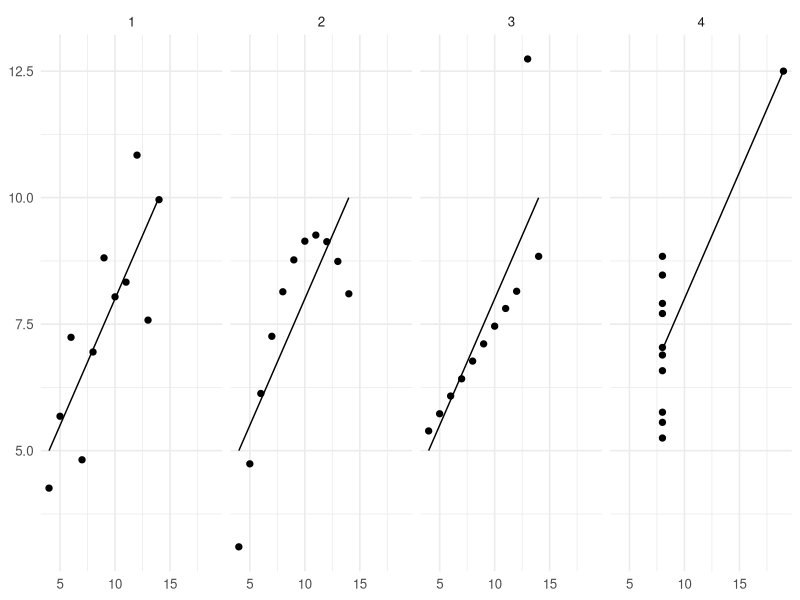
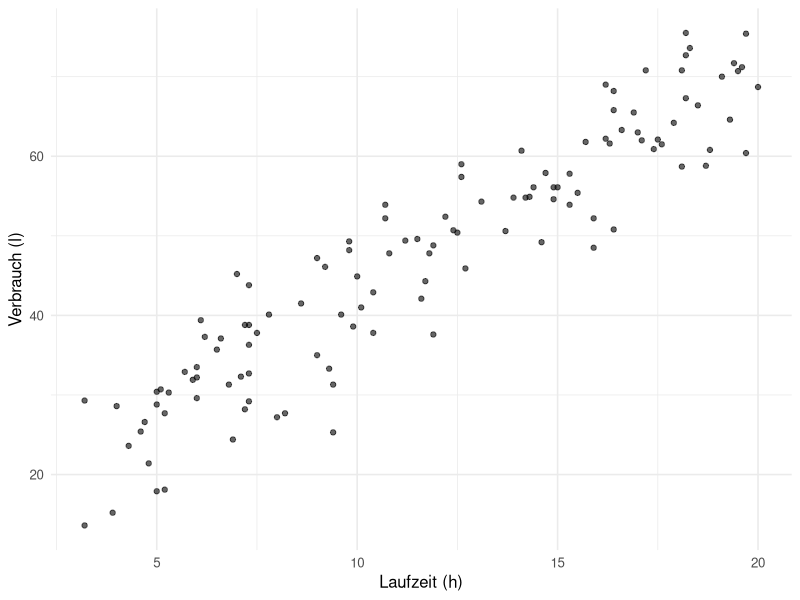
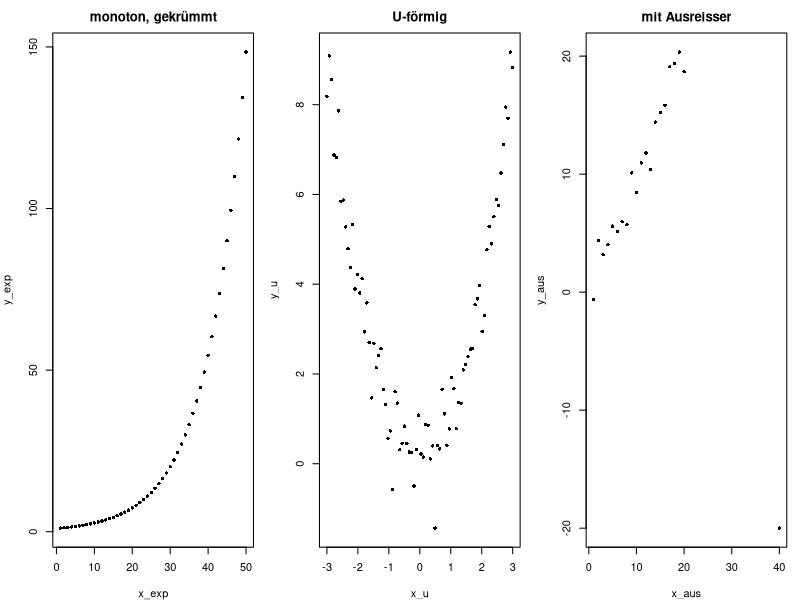
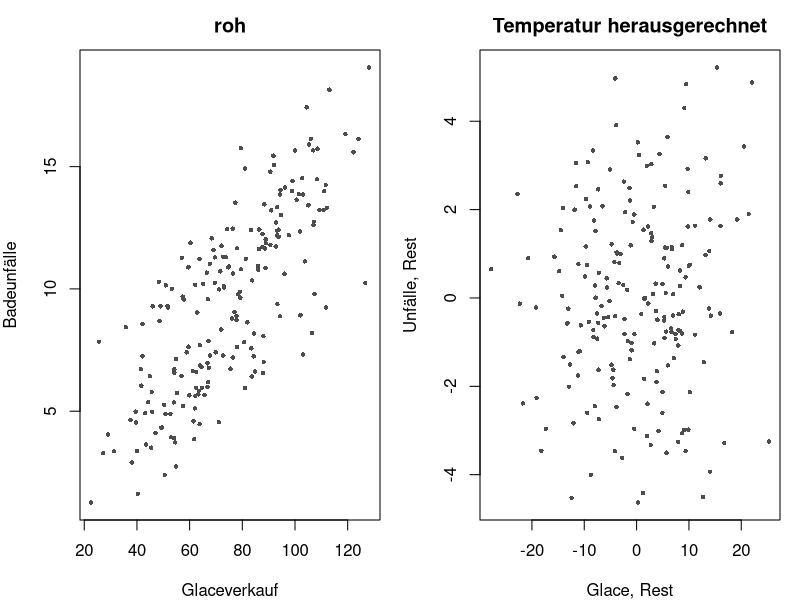

Generate these figures, in order, with R:
## ---- chunk 1
#| label: setup-r
#| include: false
library(ggplot2)
library(dplyr)

theme_set(theme_minimal(base_size = 12))

lehmer <- function(saat, anzahl) {
  s <- saat
  raus <- numeric(anzahl)
  for (k in seq_len(anzahl)) {
    s <- (16807 * s) %% 2147483647
    raus[k] <- s / 2147483647
  }
  raus
}

normalwerte <- function(saat, anzahl, mittel = 0, streuung = 1) {
  mittel + streuung * qnorm(lehmer(saat, anzahl))
}

# 120 Anlagen: Laufzeit und Verbrauch
anlagen <- data.frame(laufzeit = round(3 + 17 * lehmer(6611, 120), 1))
anlagen$verbrauch <- round(14 + 2.8 * anlagen$laufzeit +
                             normalwerte(6612, 120, 0, 6), 1)
## ---- chunk 2
#| label: fig-b1-kor-r
#| fig-cap: "Beispiel 1: vier Datensätze mit gleichem Mittelwert, gleicher Varianz und gleicher Korrelation."
#| fig-height: 2.8
lang <- data.frame(
  satz = rep(1:4, each = 11),
  x = c(anscombe$x1, anscombe$x2, anscombe$x3, anscombe$x4),
  y = c(anscombe$y1, anscombe$y2, anscombe$y3, anscombe$y4)
)

ggplot(lang, aes(x, y)) +
  geom_point(size = 1.8) +
  geom_smooth(method = "lm", formula = y ~ x, se = FALSE,
              colour = "black", linewidth = 0.5) +
  facet_wrap(~ satz, nrow = 1) +
  labs(x = NULL, y = NULL)

lang |>
  group_by(satz) |>
  summarise(mittel_x = mean(x), sd_x = sd(x),
            mittel_y = round(mean(y), 2), sd_y = round(sd(y), 2),
            pearson = round(cor(x, y), 3),
            spearman = round(cor(x, y, method = "spearman"), 3),
            .groups = "drop")
## ---- chunk 3
#| label: fig-b2-kor-r
#| fig-cap: "Beispiel 2: erster Blick auf zwei Merkmale. Die Punktwolke steigt und wirkt geradlinig."
#| fig-height: 3.2
ggplot(anlagen, aes(laufzeit, verbrauch)) +
  geom_point(alpha = 0.6) +
  labs(x = "Laufzeit (h)", y = "Verbrauch (l)")

round(c(
  cov_liter = cov(anlagen$laufzeit, anlagen$verbrauch),
  cov_milliliter = cov(anlagen$laufzeit, anlagen$verbrauch * 1000),
  r_liter = cor(anlagen$laufzeit, anlagen$verbrauch),
  r_milliliter = cor(anlagen$laufzeit, anlagen$verbrauch * 1000)
), 4)

# Die Korrelation von Hand, zur Kontrolle
round(cov(anlagen$laufzeit, anlagen$verbrauch) /
        (sd(anlagen$laufzeit) * sd(anlagen$verbrauch)), 4)

round(c(sd_laufzeit = sd(anlagen$laufzeit), sd_verbrauch = sd(anlagen$verbrauch),
        r_quadrat = cor(anlagen$laufzeit, anlagen$verbrauch)^2), 4)
## ---- chunk 4
#| label: fig-b3-kor-r
#| fig-cap: "Beispiel 3: gekrümmt, U-förmig und mit Ausreisser."
#| fig-height: 2.8
x_exp <- 1:50
y_exp <- exp(x_exp / 10)

x_u <- seq(-3, 3, length.out = 80)
y_u <- x_u^2 + normalwerte(6613, 80, 0, 0.5)

x_rein <- 1:20
y_rein <- x_rein + normalwerte(6614, 20, 0, 1)
x_aus <- c(x_rein, 40)
y_aus <- c(y_rein, -20)

par(mfrow = c(1, 3), mar = c(4, 4, 2.5, 1))
plot(x_exp, y_exp, pch = 16, cex = 0.7, main = "monoton, gekrümmt")
plot(x_u, y_u, pch = 16, cex = 0.7, main = "U-förmig")
plot(x_aus, y_aus, pch = 16, cex = 0.7, main = "mit Ausreisser")
par(mfrow = c(1, 1))

masse <- function(x, y) {
  c(pearson = cor(x, y),
    spearman = cor(x, y, method = "spearman"),
    kendall = cor(x, y, method = "kendall"))
}

round(rbind(gekruemmt = masse(x_exp, y_exp),
            u_foermig = masse(x_u, y_u),
            ohne_ausreisser = masse(x_rein, y_rein),
            mit_ausreisser = masse(x_aus, y_aus)), 3)

# Beim U-Fall hilft die Transformation
round(cor(abs(x_u), y_u), 3)
## ---- chunk 5
#| label: b4-kor-r
# Ordinale Daten: Zufriedenheit und Weiterempfehlung, je 1 bis 5
zufrieden <- c(5, 4, 4, 5, 3, 2, 1, 3, 4, 5, 2, 3, 5, 4, 1, 2, 3, 4, 5, 3)
empfehlen <- c(5, 5, 4, 4, 3, 2, 1, 4, 4, 5, 1, 3, 5, 3, 2, 2, 4, 5, 4, 3)

table(zufrieden, empfehlen)

round(c(pearson = cor(zufrieden, empfehlen),
        spearman = cor(zufrieden, empfehlen, method = "spearman"),
        kendall = cor(zufrieden, empfehlen, method = "kendall")), 3)

# Kendall von Hand: konkordante gegen diskordante Paare
paare <- expand.grid(i = seq_along(zufrieden), j = seq_along(zufrieden))
paare <- paare[paare$i < paare$j, ]
richtung <- sign(zufrieden[paare$i] - zufrieden[paare$j]) *
  sign(empfehlen[paare$i] - empfehlen[paare$j])
c(konkordant = sum(richtung > 0), diskordant = sum(richtung < 0),
  bindungen = sum(richtung == 0), paare = nrow(paare))
## ---- chunk 6
#| label: fig-b5-kor-r
#| fig-cap: "Beispiel 5: links der scheinbare Zusammenhang, rechts derselbe nach Herausrechnen der Temperatur."
#| fig-height: 3.2
temperatur <- 5 + 25 * lehmer(6615, 200)
glace <- 20 + 3 * temperatur + normalwerte(6616, 200, 0, 10)
badeunfaelle <- 2 + 0.4 * temperatur + normalwerte(6617, 200, 0, 2)

rest_glace <- resid(lm(glace ~ temperatur))
rest_unfaelle <- resid(lm(badeunfaelle ~ temperatur))

par(mfrow = c(1, 2), mar = c(4, 4, 2.5, 1))
plot(glace, badeunfaelle, pch = 16, cex = 0.6, col = "grey30",
     xlab = "Glaceverkauf", ylab = "Badeunfälle", main = "roh")
plot(rest_glace, rest_unfaelle, pch = 16, cex = 0.6, col = "grey30",
     xlab = "Glace, Rest", ylab = "Unfälle, Rest",
     main = "Temperatur herausgerechnet")
par(mfrow = c(1, 1))

round(c(
  glace_unfaelle = cor(glace, badeunfaelle),
  glace_temperatur = cor(glace, temperatur),
  unfaelle_temperatur = cor(badeunfaelle, temperatur),
  partiell = cor(rest_glace, rest_unfaelle)
), 3)
